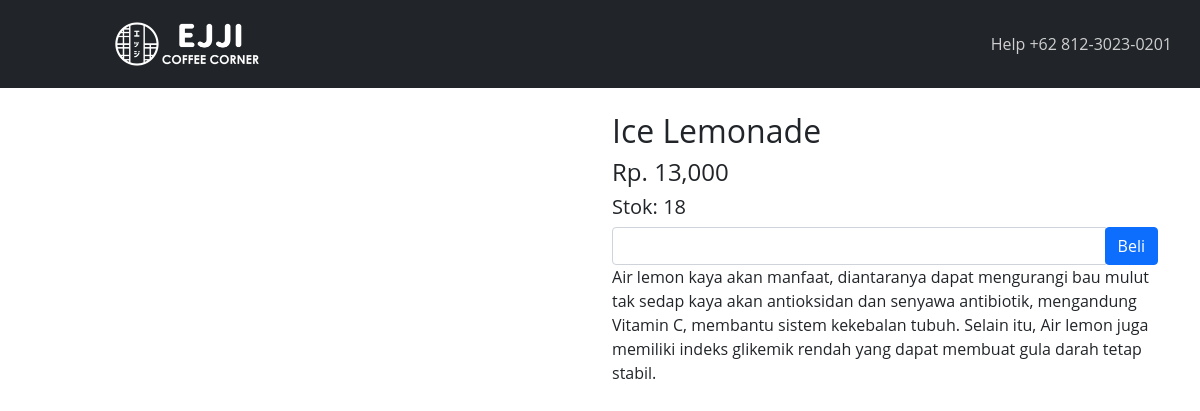
Page /detail.php?id=23 on the committed database.
### tables this page shows
CREATE TABLE `produk` (
  `id_produk` int(11) NOT NULL,
  `nama_produk` varchar(100) NOT NULL,
  `harga_produk` int(11) NOT NULL,
  `foto_produk` varchar(100) NOT NULL,
  `deskripsi_produk` text NOT NULL,
  `stok_produk` int(11) NOT NULL
);

### detail.php (the view, shortened to what this page needs)
<?php
include 'koneksi.php';
?>
<?php
$id_produk = $_GET["id"];
$query = $koneksi->query("SELECT * FROM produk WHERE id_produk='$id_produk'");
$detail = $query->fetch_assoc();
?>
<!DOCTYPE html>
<html lang="en">
<head>
    <link rel="stylesheet" href="admin/assets/css/menu.css">
    <link href="https://cdn.jsdelivr.net/npm/bootstrap@5.0.2/dist/css/bootstrap.min.css" rel="stylesheet"
>
    <link rel="stylesheet" href="assets/css/style.css">
    <link rel="stylesheet" href="https://maxcdn.bootstrapcdn.com/font-awesome/4.5.0/css/font-awesome.min.css" />
    <link rel="stylesheet" href="https://cdnjs.cloudflare.com/ajax/libs/font-awesome/5.13.0/css/all.min.css">
</head>
<body>
    <nav class="navbar navbar navbar-dark bg-dark">
        <div class="container-fluid">
            <a class="navbar-brand"><img class="navbar-brand" src="admin/assets/img/logo.png" alt=""></a>
            <form class="d-flex">
                <a class="nav-link" style="color: #cfcfcf;" href="https://api.whatsapp.com/send?phone=6281230230201" tabindex="-1" target="_blank">Help +62 812-3023-0201</a>
            </form>
        </div>
    </nav>
        <?php print_r($detail); ?>
    <section class="konten mb-4 mt-4">
        <div class="container">
            <div class="row">
                <div class="col-md-6">
                </div>
                <div class="col-md-6">
                    <h2><?php echo $detail['nama_produk']; ?></h2>
                    <h4>Rp. <?php echo number_format($detail['harga_produk']); ?></h4>
                    <h5>Stok: <?php echo $detail['stok_produk']; ?></h5>
                    <form method="post">
                        <div class="form-group">
                            <div class="input-group">
                                <input type="number" min="1" class="form-control" name="jumlah" max="<?php echo $detail['stok_produk']; ?>" required>
                                <div class="input-group-btn">
                                    <button class="btn btn-primary" name="beli">Beli</button>
                                </div>
                            </div>
                        </div>
                    </form>
                    <p>
                    <?php echo $detail['deskripsi_produk']; ?>
                    </p>
                </div>
            </div>
        </div>
    </section>
</body>
</html>

### admin/assets/css/menu.css (style rules this page uses)
body { font-family: 'Open Sans', sans-serif; }
.navbar-brand { margin-left: 50px; width: 150px; }
.row { margin-left: 50px; }

### admin/assets/css/style.css (style rules this page uses)
body { font-family: 'Open Sans', sans-serif; }
.navbar-brand { margin-left: 50px; width: 150px; }

### rows in the picture
produk: nama_produk "Ice Lemonade", harga_produk "13,000", stok_produk "18", deskripsi_produk "Air lemon kaya akan manfaat, diantaranya dapat mengurangi bau mulut tak sedap kaya akan antioksidan dan senyawa antibiotik, mengandung Vitamin C, membantu sistem kekebalan tubuh. Selain itu, Air lemon juga memiliki indeks glikemik rendah yang dapat membuat gula darah tetap stabil."
